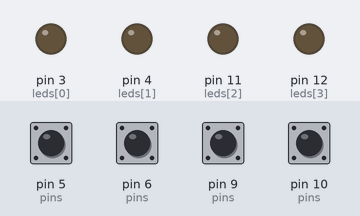
Bench run of a sketch on a simulated Arduino Uno, built with avr-gcc and run on an emulated ATmega328P. Parts: output pins drawn as LEDs (lit = HIGH). The inputs (shaded band) are chosen by the test bench; at power-on: pin 5 (pins), pin 6 (pins), pin 9 (pins), pin 10 (pins) HIGH. What the sketch prints to the serial monitor is not drawn.

Above: at 1.2 s.
1.3 s: pin 5 (pins) pulled LOW for 0.15 s
At 1.38 s:
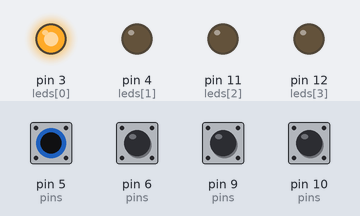
2.9 s: pin 6 (pins) pulled LOW for 0.15 s
At 2.98 s:
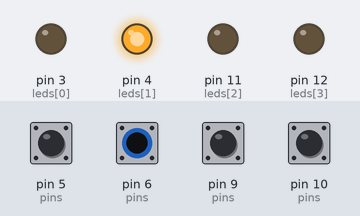
4.5 s: pin 9 (pins) pulled LOW for 0.15 s
At 4.58 s:
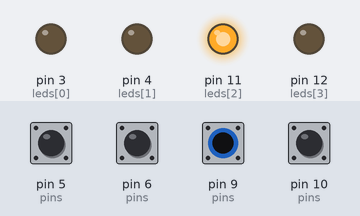
6.1 s: pin 10 (pins) pulled LOW for 0.15 s
At 6.18 s:
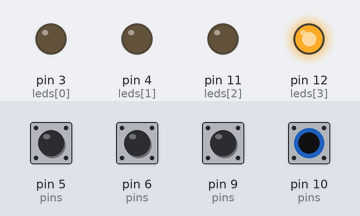
7.7 s: pin 5 (pins) pulled LOW for 1 s
At 9.8 s:
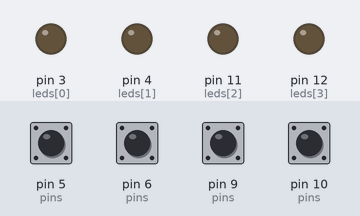
10.2 s: pin 6 (pins) pulled LOW for 1 s
At 10.8 s:
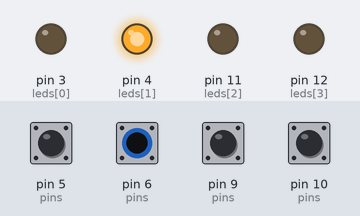
Timing chart, 0 to 13.2 s (numbered marks = the images above; inputs shaded):
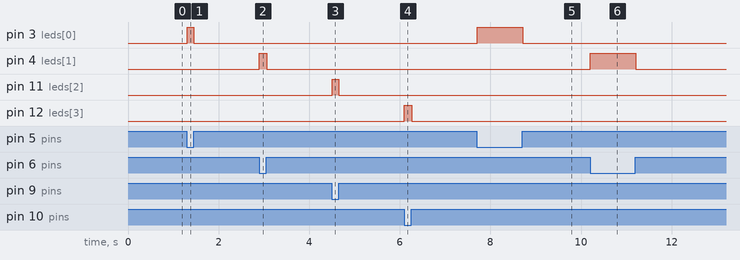

Measured:
- after the input at 1.3 s, pin 3 (leds[0]): LOW → HIGH at once, → LOW 0.14 s later
- after the input at 2.9 s, pin 4 (leds[1]): LOW → HIGH at once, → LOW 0.16 s later
- after the input at 4.5 s, pin 11 (leds[2]): LOW → HIGH at once, → LOW 0.14 s later
- after the input at 6.1 s, pin 12 (leds[3]): LOW → HIGH at once, → LOW 0.16 s later
- after the input at 7.7 s, pin 3 (leds[0]): LOW → HIGH at once, → LOW 1.0 s later
- after the input at 10.2 s, pin 4 (leds[1]): LOW → HIGH at once, → LOW 1.0 s later

The sketch:

arduinoserial.ino
```cpp
#include<CapacitiveSensor.h>

int PIN_OUT = 2;

int pins[4] = {5, 6, 9, 10};
int leds[4] = {3, 4, 11, 12};

int iterations = sizeof(pins) / sizeof(int);

CapacitiveSensor sensors[] = {};

void setup() {
  Serial.begin(9600);

  for(int i = 0; i < iterations; i++)
    pinMode(leds[i], OUTPUT);

  for(int i = 0; i < iterations; i++){
      sensors[i] = CapacitiveSensor(PIN_OUT, pins[i]);
      sensors[i].set_CS_AutocaL_Millis(0xFFFFFFFF);
  }
}

long reading = 0;
byte out = 0;

void loop() {
  out = 0;
  for(int i = 0; i < iterations; i++){
    reading = sensors[i].capacitiveSensor(30);
    //Serial.println(reading);
    if(reading >= 20){
      bitSet(out, i);
      digitalWrite(leds[i], HIGH);
    } else
      digitalWrite(leds[i], LOW);
  }

  Serial.write(out);
}
```
